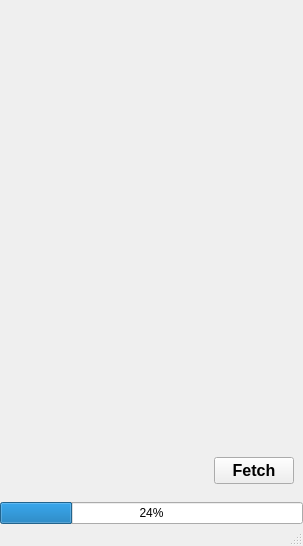
<?xml version="1.0" encoding="UTF-8"?>
<ui version="4.0">
 <class>MainWindow</class>
 <widget class="QMainWindow" name="MainWindow">
  <property name="geometry">
   <rect>
    <x>0</x>
    <y>0</y>
    <width>303</width>
    <height>546</height>
   </rect>
  </property>
  <property name="windowTitle">
   <string>Turbo Fetch</string>
  </property>
  <widget class="QWidget" name="centralwidget">
   <layout class="QVBoxLayout" name="verticalLayout">
    <property name="margin">
     <number>0</number>
    </property>
    <item>
     <widget class="QWidget" name="bannerWidget" native="true">
      <property name="minimumSize">
       <size>
        <width>0</width>
        <height>40</height>
       </size>
      </property>
      <property name="maximumSize">
       <size>
        <width>16777215</width>
        <height>40</height>
       </size>
      </property>
      <widget class="QLabel" name="bannerImage">
       <property name="geometry">
        <rect>
         <x>40</x>
         <y>0</y>
         <width>230</width>
         <height>30</height>
        </rect>
       </property>
       <property name="minimumSize">
        <size>
         <width>230</width>
         <height>30</height>
        </size>
       </property>
       <property name="maximumSize">
        <size>
         <width>230</width>
         <height>30</height>
        </size>
       </property>
       <property name="text">
        <string/>
       </property>
       <property name="pixmap">
        <pixmap>images/turboFetchWindowBanner_1.png</pixmap>
       </property>
       <property name="scaledContents">
        <bool>true</bool>
       </property>
      </widget>
     </widget>
    </item>
    <item>
     <widget class="QWidget" name="widget" native="true">
      <layout class="QVBoxLayout" name="verticalLayout_3">
       <property name="leftMargin">
        <number>4</number>
       </property>
       <property name="topMargin">
        <number>0</number>
       </property>
       <property name="rightMargin">
        <number>4</number>
       </property>
       <property name="bottomMargin">
        <number>0</number>
       </property>
       <item>
        <widget class="QWidget" name="loadingImageWidget" native="true">
         <layout class="QHBoxLayout" name="horizontalLayout_3">
          <item>
           <widget class="QLabel" name="loadingImage">
            <property name="minimumSize">
             <size>
              <width>200</width>
              <height>200</height>
             </size>
            </property>
            <property name="maximumSize">
             <size>
              <width>200</width>
              <height>200</height>
             </size>
            </property>
            <property name="text">
             <string/>
            </property>
            <property name="pixmap">
             <pixmap resource="turboFetch.qrc">:/images/images/loadingImage.png</pixmap>
            </property>
            <property name="scaledContents">
             <bool>true</bool>
            </property>
            <property name="alignment">
             <set>Qt::AlignCenter</set>
            </property>
           </widget>
          </item>
         </layout>
        </widget>
       </item>
       <item>
        <layout class="QVBoxLayout" name="outlinerLayout"/>
       </item>
      </layout>
     </widget>
    </item>
    <item>
     <widget class="QWidget" name="controlsWidget" native="true">
      <property name="maximumSize">
       <size>
        <width>16777215</width>
        <height>50</height>
       </size>
      </property>
      <layout class="QHBoxLayout" name="horizontalLayout_2">
       <property name="topMargin">
        <number>0</number>
       </property>
       <property name="bottomMargin">
        <number>0</number>
       </property>
       <item>
        <spacer name="horizontalSpacer_2">
         <property name="orientation">
          <enum>Qt::Horizontal</enum>
         </property>
         <property name="sizeHint" stdset="0">
          <size>
           <width>213</width>
           <height>20</height>
          </size>
         </property>
        </spacer>
       </item>
       <item>
        <widget class="QPushButton" name="fetchButton">
         <property name="font">
          <font>
           <pointsize>12</pointsize>
           <weight>75</weight>
           <bold>true</bold>
          </font>
         </property>
         <property name="text">
          <string>Fetch</string>
         </property>
        </widget>
       </item>
      </layout>
     </widget>
    </item>
    <item>
     <widget class="QProgressBar" name="progressBar">
      <property name="value">
       <number>24</number>
      </property>
     </widget>
    </item>
   </layout>
  </widget>
  <widget class="QMenuBar" name="menubar">
   <property name="geometry">
    <rect>
     <x>0</x>
     <y>0</y>
     <width>303</width>
     <height>21</height>
    </rect>
   </property>
  </widget>
  <widget class="QStatusBar" name="statusbar"/>
 </widget>
 <resources>
  <include location="turboFetch.qrc"/>
 </resources>
 <connections/>
</ui>
